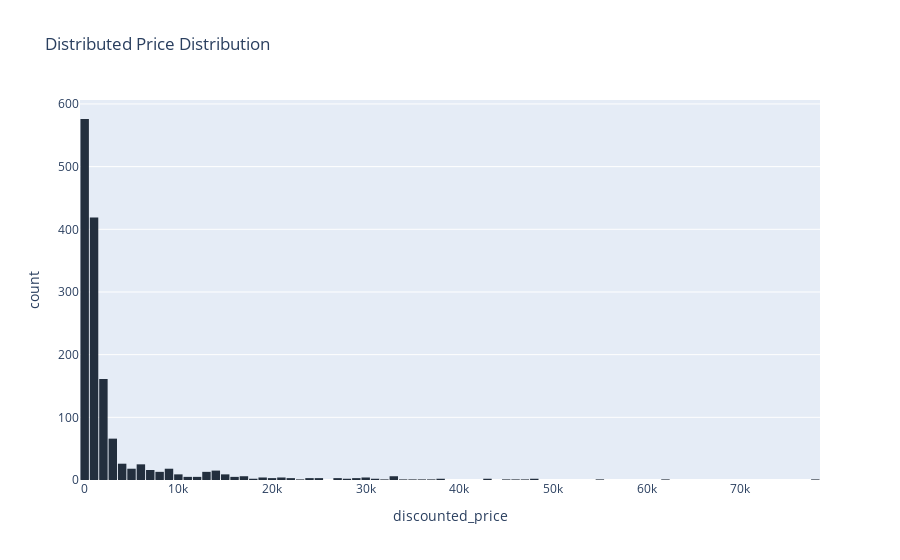

The cell this chart's notebook holds for it:
### Markdown cell above
Discounted Price

### Code cell
fig=px.histogram(df.discounted_price,x="discounted_price",title="Distributed Price Distribution",color_discrete_sequence=["#232F3E"])
fig.update_layout(bargap=0.1)
fig.show()

### Figure 1 — Plotly figure (JSON) as saved in the notebook; plotly's stock layout.template omitted (floating-point values rounded to 4 significant figures; data arrays with more than 128 entries replaced by an {"elided": "..."} marker saying what was removed)
{"data": [{"alignmentgroup": "True", "bingroup": "x", "hovertemplate": "discounted_price=%{x}<br>count=%{y}<extra></extra>", "legendgroup": "", "marker": {"color": "#232F3E", "pattern": {"shape": ""}}, "name": "", "offsetgroup": "", "orientation": "v", "showlegend": false, "type": "histogram", "x": {"elided": "1465 float values"}, "xaxis": "x", "yaxis": "y"}], "layout": {"bargap": 0.1, "barmode": "relative", "legend": {"tracegroupgap": 0}, "title": {"text": "Distributed Price Distribution"}, "xaxis": {"anchor": "y", "domain": [0, 1], "title": {"text": "discounted_price"}}, "yaxis": {"anchor": "x", "domain": [0, 1], "title": {"text": "count"}}}}
